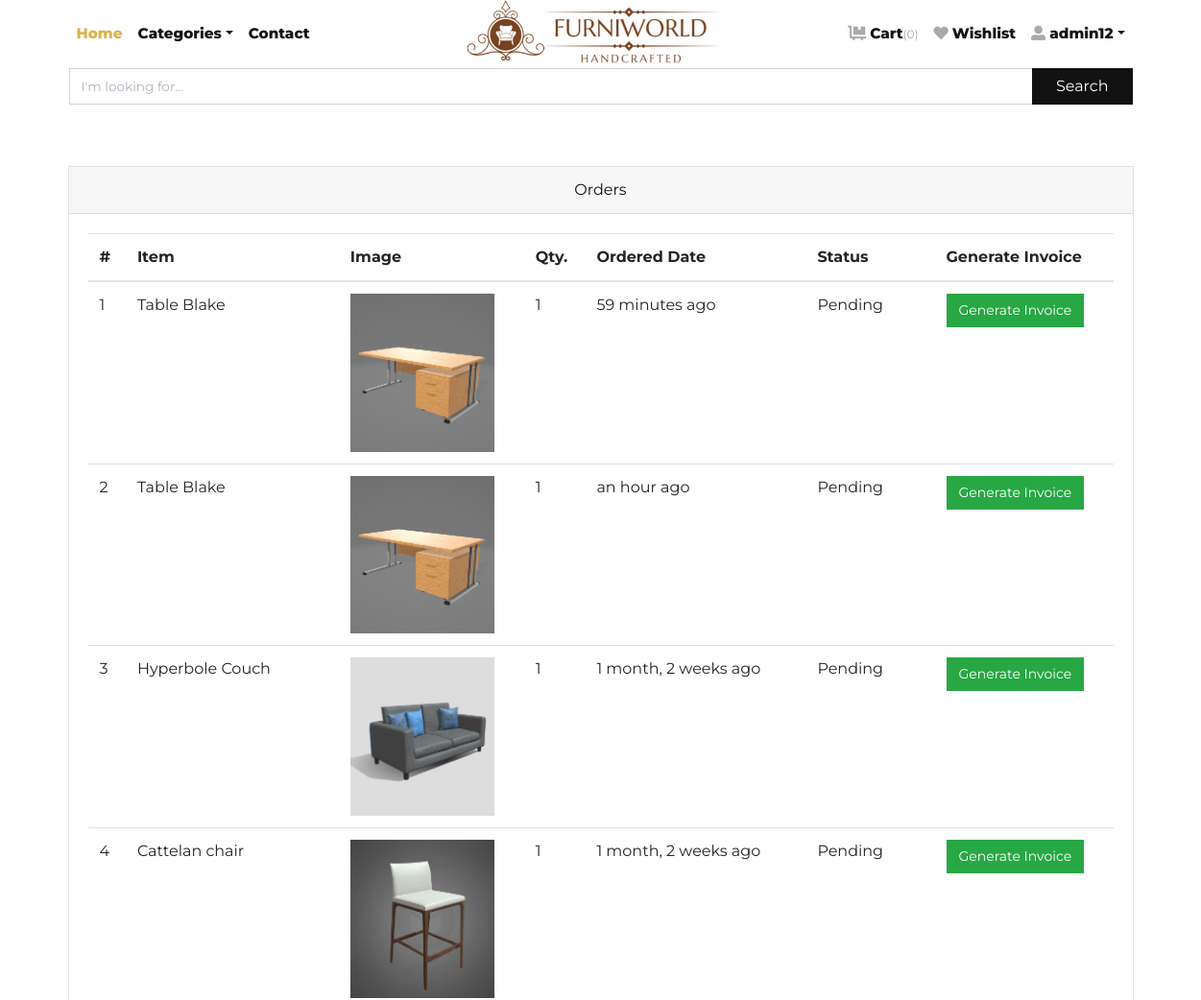
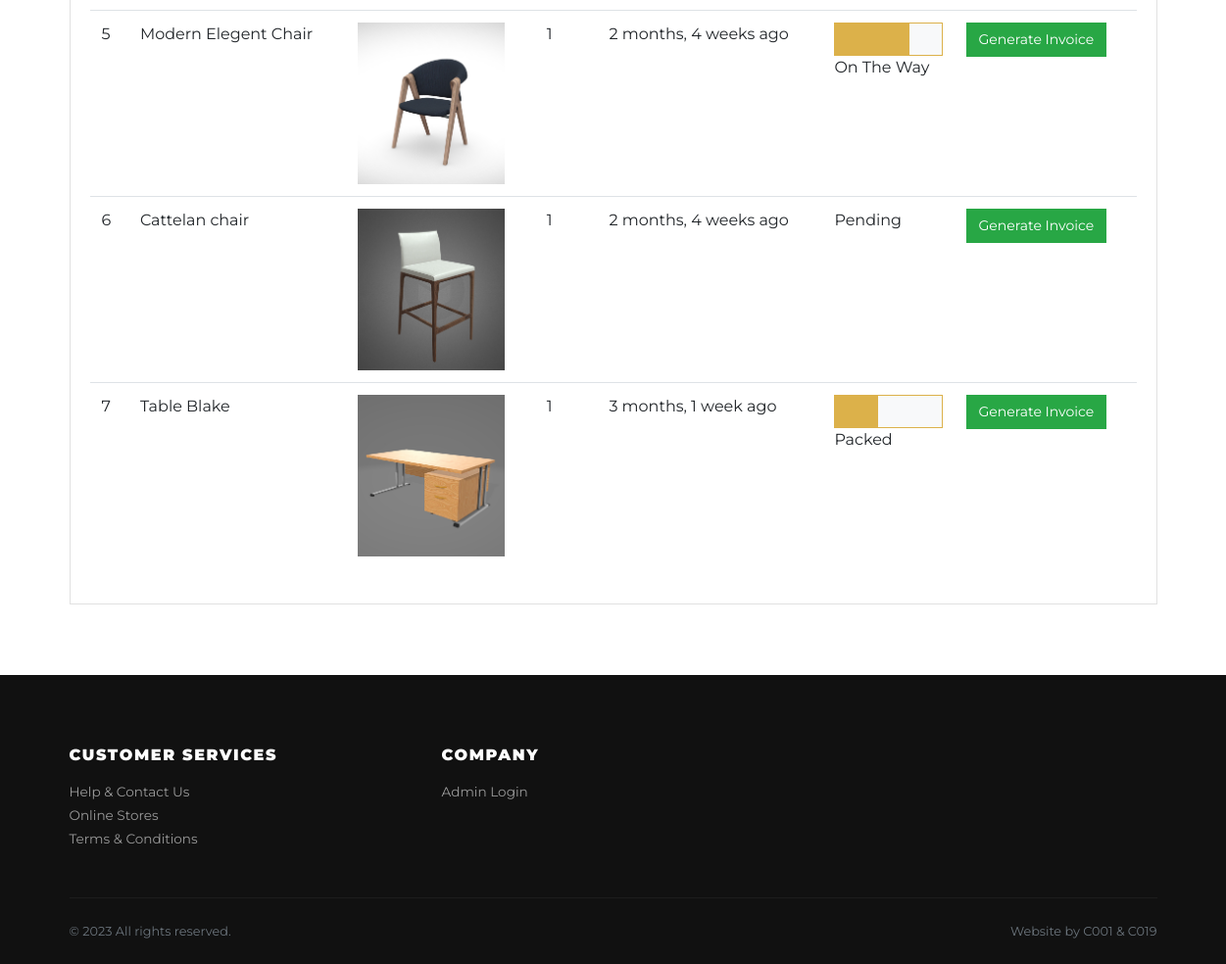
Screenshot of /orders/ (signed in) with the database file from the repository (2 pictures, top to bottom).
### store/models.py (models this page shows, shortened)
class Order(models.Model):
    user = models.ForeignKey(User, verbose_name="User", on_delete=models.CASCADE)
    address = models.ForeignKey(Address, verbose_name="Shipping Address", on_delete=models.CASCADE)
    product = models.ForeignKey(Product, verbose_name="Product", on_delete=models.CASCADE)
    quantity = models.PositiveIntegerField(verbose_name="Quantity")
    ordered_date = models.DateTimeField(auto_now_add=True, verbose_name="Ordered Date")
    delivery_date = models.DateTimeField(auto_now_add=True, verbose_name="Delivery")
    status = models.CharField(
        choices=STATUS_CHOICES,
        max_length=50,
        default="Pending"
    )
    payment_status = models.CharField(
        choices=PAYMENT_STATUS_CHOICES,
        max_length=50,
        default="Pending"
    )

class Product(models.Model):
    title = models.CharField(max_length=150, verbose_name="Product Title")
    slug = models.SlugField(max_length=160, verbose_name="Product Slug")
    sku = models.CharField(max_length=255, unique=True, verbose_name="Unique Product ID (SKU)")
    short_description = models.TextField(verbose_name="Short Description")
    detail_description = models.TextField(blank=True, null=True, verbose_name="Detail Description")
    product_image = models.ImageField(upload_to='product', blank=True, null=True, verbose_name="Product Image")
    price = models.DecimalField(max_digits=8, decimal_places=2)
    category = models.ForeignKey(Category, verbose_name="Product Categoy", on_delete=models.CASCADE)
    is_active = models.BooleanField(verbose_name="Is Active?")
    is_featured = models.BooleanField(verbose_name="Is Featured?")
    created_at = models.DateTimeField(auto_now_add=True, verbose_name="Created Date")
    updated_at = models.DateTimeField(auto_now=True, verbose_name="Updated Date")
    t_model= models.FileField(upload_to='3dfile', max_length=200, blank=True, null=True, verbose_name="3D File")
    class Meta:
        verbose_name_plural = 'Products'
        ordering = ('-created_at', )

### store/views.py (the view)
# urls.py: path('orders/', views.orders, name="orders"),
@login_required
def orders(request):
    orders = Order.objects.filter(user=request.user).select_related('product').order_by('-ordered_date')
    return render(request, 'store/orders.html', {'orders': orders})

### store/context_preprocessors.py (called while the page is built)
def store_menu(request):
    categories = Category.objects.filter(is_active=True)
    context = {
        'categories_menu': categories,
    }
    return context

def cart_menu(request):
    if request.user.is_authenticated:
        cart_items= Cart.objects.filter(user=request.user)
        context = {
            'cart_items': cart_items,
        }
    else:
        context = {}
    return context

### templates/store/orders.html (shortened to what this page needs)
{% extends 'base.html' %}
{% load static %}
{% load humanize %}
{% block content %}
<div class="container py-5">
    <div class="row">
        <div class="col-lg-12">
            <div class="card mb-4" id="tables">
                <div class="card-header text-center">Orders</div>
                <div class="card-body">
                    <table class="table table-hover">
                        <thead>
                            <tr>
                                <th>#</th>
                                <th>Item</th>
                                <th>Image</th>
                                <th>Qty.</th>
                                <th>Ordered Date</th>
                                <th>Status</th>
                                <th>Generate Invoice</th>
                            </tr>
                        </thead>
                        <tbody>
                            {% if orders %}
                            {% for order in orders %}
                            <tr>
                                <td>{{forloop.counter}}</td>
                                <td>{{order.product.title}}</td>
                                <td>
                                    {% if order.product.product_image %}
                                    <img src="{{order.product.product_image.url}}" alt="{{order.product.product_ttile}}" style="width:150px;">
                                    {% endif %}
                                </td>
                                <td>{{order.quantity}}</td>
                                <td>{{order.ordered_date|naturaltime}}</td>
                                <td>
                                    {% if order.status == 'Packed' %}
                                    <div class="bg-light border border-primary">
                                        <div class="p-3 bg-primary" style="width:40%;"></div>
                                    </div>
                                    {% endif %}
                                    {% if order.status == 'On The Way' %}
                                    <div class="bg-light border border-primary">
                                        <div class="p-3 bg-primary" style="width:70%;"></div>
                                    </div>
                                    {% endif %}
                                    {{order.status}}
                                </td>
                                <td>
                                    <a href="{% url 'store:invoice' order.id order.product.id %}" class="btn btn-success btn-sm">Generate Invoice</a>
                                </td>
                            </tr>
                            {% endfor %}
                            {% else %}
                            <tr>
                                <td colspan="7" class="text-center">No orders yet</td>
                            </tr>
                            {% endif %}
                        </tbody>
                    </table>
                </div>
            </div>
        </div>
    </div>
</div>
{% endblock content %}

### templates/navbar.html (shortened to what this page needs)
{% load static %}
      <header class="header bg-white">
        <div class="container px-0 px-lg-3">
          <nav class="navbar navbar-expand-lg navbar-light py-3 px-lg-0"><a class="navbar-brand" href="{% url 'store:home' %}"><img src="{% static 'img/furniworld-2.png' %}" alt="FurniWorld" style="height: 85px;" class="logo-img"></a>
            <div class="collapse navbar-collapse" id="navbarSupportedContent">
              <ul class="navbar-nav mr-auto">
                <li class="nav-item">
                  <a class="nav-link active" href="{% url 'store:home' %}">Home</a>
                </li>
                <li class="nav-item dropdown"><a class="nav-link dropdown-toggle" id="pagesDropdown" href="#" data-toggle="dropdown" aria-haspopup="true" aria-expanded="false">Categories</a>
                </li>
                <li class="nav-item">
                  <a class="nav-link" href="{% url 'store:query' %}">Contact</a>
                </li>
              </ul>
              <ul class="navbar-nav ml-auto">
                {% if request.user.is_authenticated %}
                <li class="nav-item"><a class="nav-link" href="{% url 'store:cart' %}"> <i class="fas fa-dolly-flatbed mr-1 text-gray"></i>Cart<small class="text-gray">({{cart_items.count}})</small></a></li>
                <li class="nav-item"><a class="nav-link" href="{% url 'store:wishlist' %}"> <i class="far fa fa-heart mr-1 text-gray"></i>Wishlist</a></li>
                  <li class="nav-item dropdown"><a class="nav-link dropdown-toggle" id="pagesDropdown" href="#" data-toggle="dropdown" aria-haspopup="true" aria-expanded="false"><i class="fas fa-user-alt mr-1 text-gray"></i>{{ user }}</a></a>
                </li>
                {% else %}
                  <li class="nav-item"><a class="nav-link" href="{% url 'store:login' %}">Login</a></li>
                  <li class="nav-item"><a class="nav-link" href="{% url 'store:register' %}">Create Account</a></li>
                {% endif %}
              </ul>
            </div>
          </nav>
          <form action="/search">
            <div class="input-group mb-3">
              <input name="q" type="text" class="form-control" placeholder="I'm looking for..." required>
              <div class="input-group-append">
                <button class="btn btn-dark btn-block" type="submit" id="button-addon2">Search</button>
              </div>
            </div>
          </form>
        </div>
      </header>

### Furniworld/static/css/style.default.css (style rules this page uses)
.text-gray { color: #aaa !important; }
.navbar { position: relative; }
@media (min-width: 992px) { .navbar-brand { position: absolute; top: 50%; left: 50%; -webkit-transform: translate(-50%, -50%); transform: translate(-50%, -50%); } }
.border { border: 1px solid #dee2e6 !important; }
.border-primary { border-color: #dcb14a !important; }
.navbar { padding: 0.5rem 1rem; }
.navbar-brand { display: inline-block; padding-top: 0.3125rem; padding-bottom: 0.3125rem; margin-right: 1rem; font-size: 1.25rem; }
.navbar-light .navbar-brand { color: #dcb14a; }
.navbar-light .navbar-nav .nav-link { color: rgba(17, 17, 17, 0.99); font-weight: 800; font-size: 0.95rem; transition: all 0.3s; }
.navbar-light .navbar-nav .show > .nav-link, .navbar-light .navbar-nav .active > .nav-link, .navbar-light .navbar-nav .nav-link.show, .navbar-light .navbar-nav .nav-link.active { color: #dcb14a; }
.btn { font-weight: 400; border: 1px solid transparent; font-family: inherit; padding: 0.375rem 1.5rem; font-size: 1rem; line-height: 1.5; border-radius: 0; transition: color 0.15s ease-in-out, background-color 0.15s ease-in-out, border-color 0.15s ease-in-out, box-shadow 0.15s ease-in-out; }
.btn-success { color: #fff; background-color: #28a745; border-color: #28a745; }
.btn-dark { color: #fff; background-color: #111111; border-color: #111111; }
.btn-sm { padding: 0.375rem 0.75rem; font-size: 0.875rem; line-height: 1.5; border-radius: 0; }
body { font-family: "Libre Franklin", sans-serif; font-size: 1rem; font-weight: 400; line-height: 1.5; color: #111111; background-color: #fff; }
a { color: #dcb14a; text-decoration: none; }
small, .small { font-size: 80%; font-weight: 400; }
.bg-primary { background-color: #dcb14a !important; }
.bg-light { background-color: #f8f9fa !important; }
.form-control { padding: 0.375rem 0.75rem; font-size: 1rem; line-height: 1.5; color: #495057; background-color: #fff; border: 1px solid #ced4da; border-radius: 0; transition: border-color 0.15s ease-in-out, box-shadow 0.15s ease-in-out; }
.form-control::placeholder { color: #adb5bd; font-size: 0.85rem; font-weight: 400; }
.nav-link { padding: 0.5rem 1rem; }
.card { background-color: #fff; border: 1px solid rgba(17, 17, 17, 0.125); border-radius: 0; }
.card-body { padding: 1.25rem; }
.card-header { padding: 0.75rem 1.25rem; background-color: rgba(17, 17, 17, 0.03); border-bottom: 1px solid rgba(17, 17, 17, 0.125); }
.card-header:first-child { border-radius: calc(0 - 1px) calc(0 - 1px) 0 0; }

### Furniworld/static/css/custom.css (style rules this page uses)
body { font-family: 'Montserrat', sans-serif; }

### rows the page displays
Order: product "Table Blake", product.product_image (picture), quantity "1", ordered_date "59 minutes ago", status "Pending"
Order: product "Table Blake", product.product_image (picture), quantity "1", ordered_date "an hour ago", status "Pending"
Order: product "Hyperbole Couch", product.product_image (picture), quantity "1", ordered_date "1 month, 2 weeks ago", status "Pending"
Order: product "Cattelan chair", product.product_image (picture), quantity "1", ordered_date "1 month, 2 weeks ago", status "Pending"
Order: product "Modern Elegent Chair", product.product_image (picture), quantity "1", ordered_date "2 months, 4 weeks ago", status "On The Way"
Order: product "Cattelan chair", product.product_image (picture), quantity "1", ordered_date "2 months, 4 weeks ago", status "Pending"
Order: product "Table Blake", product.product_image (picture), quantity "1", ordered_date "3 months, 1 week ago", status "Packed"

### other values shown
{{ cart_items.count }} "0"
{{ user }} "admin12"
